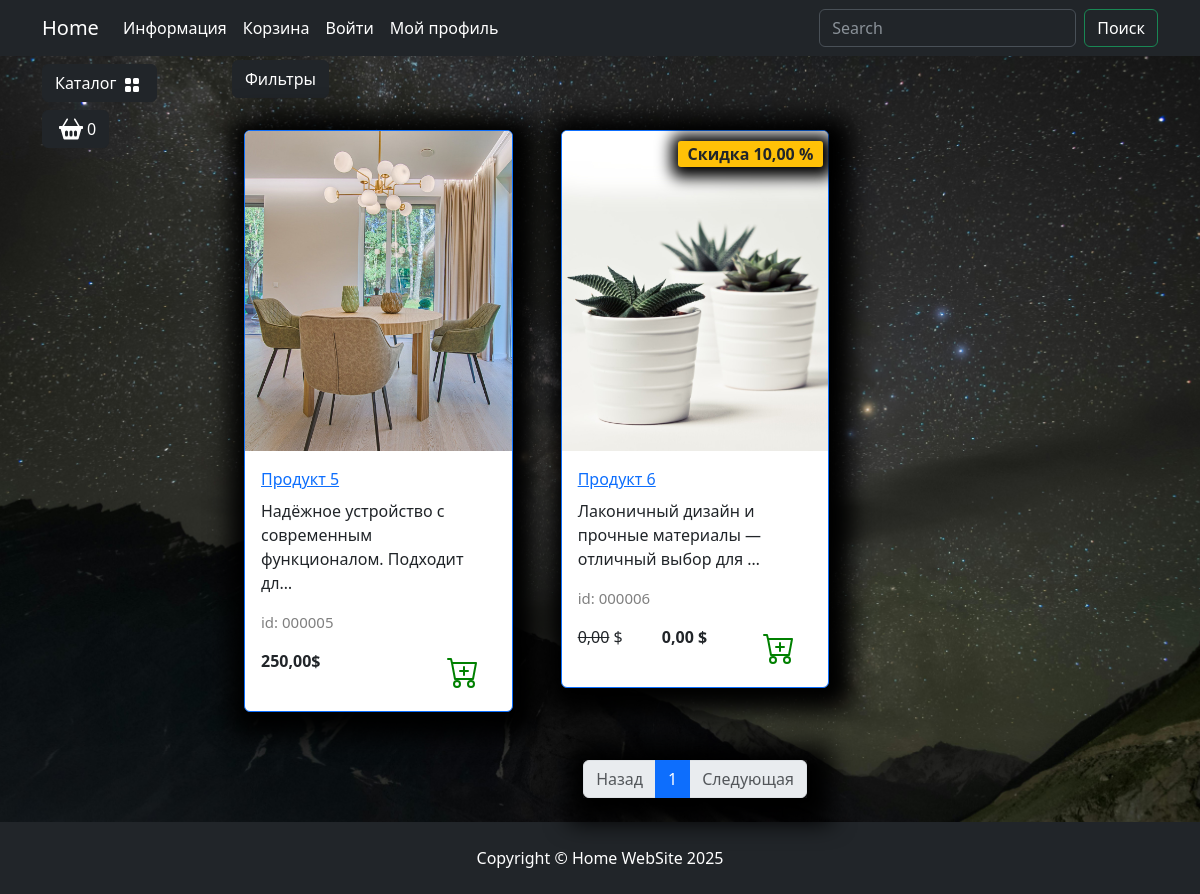
The app's page /catalog/kategoriya-3/ with its own data.
### goods/models.py (models this page shows, shortened)
class Products(models.Model):
    name = models.CharField(max_length=150, unique=True,
                            verbose_name='Название')
    slug = models.SlugField(max_length=200, unique=True,
                            blank=True, null=True, verbose_name='URL')
    description = models.TextField(
        blank=True, null=True, verbose_name='Описание')
    image = models.ImageField(upload_to='goods_images',
                              blank=True, null=True, verbose_name='Изображения')
    price = models.DecimalField(
        default=0.00, max_digits=7, decimal_places=2, verbose_name='Цена')
    discount = models.DecimalField(
        default=0.00, max_digits=4, decimal_places=2, verbose_name='Скидка в %')
    quantity = models.PositiveBigIntegerField(
        default=0, verbose_name='Количество')
    category = models.ForeignKey(
        to=Categories, on_delete=models.CASCADE, verbose_name='Категория')
    class Meta:
        db_table = 'product'
        verbose_name = 'Продукт'
        verbose_name_plural = 'Продукты'
        ordering = ("id",)
    def display_id(self):
        return f"{self.id:06}"
    def sell_price(self):
        if self.discount:
            return round(self.price - self.price*self.discount/100, 2)
        return self.price

### goods/views.py (the view)
# urls.py: path('catalog/', include('goods.urls', namespace='catalog')),
def catalog(request, category_slug, page=1):
    if category_slug == 'all':
        goods = Products.objects.all()
    else:
        goods = get_list_or_404(
            Products.objects.filter(category__slug=category_slug))
    paginator = Paginator(goods, 3)
    current_page = paginator.page(page)
    context = {
        'title': 'Home - Каталог',
        'goods': current_page,
        'slug_url': category_slug
    }
    return render(request, 'goods/catalog.html', context)

### goods/templatetags/goods_tags.py (called while the page is built)
@register.simple_tag()
def tag_categories():
    return Categories.objects.all()

### goods/templates/goods/catalog.html (shortened to what this page needs)
{% extends "main/base.html" %}
{% load  static  %}
{% block  content  %}
                    <div class="row">
                        <div class="dropdown mb-2">
                            <button class="btn btn-secondary dropdown-toggle btn-dark" type="button" data-bs-toggle="dropdown"
                                aria-expanded="false">
                                Фильтры
                            </button>
                        </div>
                        {% for product  in goods %}
                        <div class="col-lg-4 col-md-6 p-4">
                            <div class="card border-primary rounded custom-shadow">
                                {% if product.image %}
                                    <img src="{{product.image.url}}" class="card-img-top" alt="{{ product.name }}">
                                {% else %}
                                    <img src="{% static "deps/images/Not found image.png" %}" class="card-img-top" alt="...">
                                {% endif %}
                                <div class="card-body">
                                    <a href="{% url "catalog:product" product.slug %}">
                                        <p class="card-title">{{product.name}}</p>
                                    </a>
                                    <p class="card-text ">{{product.description|truncatechars:60}}</p>
                                    <p class="product_id">id: {{product.display_id}}</p>
                                    <div class="d-flex justify-content-between">
                                        {% if product.discount %}
                                            <p><s>{{product.price}}</s> $</p>
                                            <p><strong>{{product.sell_price}} $</strong></p>
                                            <span class="badge bg-warning text-dark">Скидка {{product.discount}} %</span>
                                        {% else %}
                                            <p><strong>{{product.price}}$</strong></p>
                                        {% endif %}
                                        <a href="#" class="btn add-to-cart">
                                            <img class="mx-1" src="{% static "deps/icons/cart-plus.svg" %}" alt="Catalog Icon"
                                                width="32" height="32">
                                        </a>
                                    </div>
                                </div>
                            </div>
                        </div>
                        {% endfor %}
                    </div>
                    <nav aria-label="Page navigation example">
                        <ul class="pagination justify-content-center my-4">
                            <div class="custom-shadow d-flex">
                                <li class="page-item {% if not goods.has_previous %}disabled{% endif %} ">
                                  <a class="page-link" href = "{% if goods.has_previous %}
                                  {% url "catalog:index" slug_url goods.previous_page_number %}
                                  {% else %}
                                  #
                                  {% endif %}">Назад</a>
                                </li>
                                {% for page in goods.paginator.page_range  %}
                                {% if page >= goods.number|add:-2  and page <= goods.number|add:+2 %}
                                    <li class="page-item {% if goods.number == page %} active{% endif %}">
                                        <a class="page-link" href="{% url "catalog:index" slug_url page %}">{{ page }}</a>
                                    </li>
                                {% endif %}
                                {% endfor %}
                                <li class="page-item {% if not goods.has_next %}disabled{% endif %} ">
                                  <a class="page-link" href = "{% if goods.has_next %}
                                  {% url "catalog:index" slug_url goods.next_page_number %}
                                  {% else %}
                                  #
                                  {% endif %}">Следующая</a>
                                </li>
                            </div>
                        </ul>
                    </nav>
{% endblock  %}
{% block footer %}
    <footer class="py-4 bg-dark">
        <div class="container">
            <p class="m-0 text-center text-white">Copyright &copy; Home WebSite 2025</p>
        </div>
    </footer>
{% endblock footer %}

### static/deps/css/my_css.css (style rules this page uses)
body { background-image: url("../images/bg-image.jpg"); background-repeat: no-repeat; background-attachment: fixed; background-position: center center; background-size: cover; height: 100%; }
.dropdown-toggle::after { content: none; }
.custom-shadow { box-shadow: 5px 5px 25px 19px #000000; }
.product_id { color: gray; font-size: 15px; }
.badge.bg-warning.text-dark { position: absolute; top: 10px; right: 5px; z-index: 1; padding: 5px 10px; border-radius: 3px; font-size: 1rem; box-shadow: 2px 2px 15px 9px #000000; }

### records on screen
Products: image (picture), name "Продукт 5", description "Надёжное устройство с современным функционалом. Подходит дл…", display_id "000005", price "250,00"
Products: image (picture), name "Продукт 6", description "Лаконичный дизайн и прочные материалы — отличный выбор для …", display_id "000006", price "0,00", sell_price "0,00", discount "10,00"

### other values on screen
{{ page }} "1"
